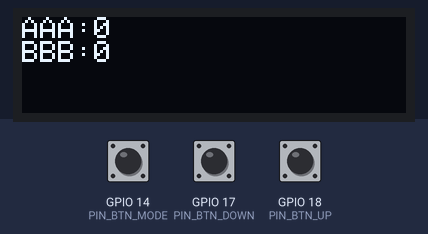
A sketch run on a simulated ESP32. Shown: 128×32 one-colour display. The test bench sets the inputs (shaded band); at power-on: GPIO 14 (PIN_BTN_MODE) HIGH, GPIO 17 (PIN_BTN_DOWN) HIGH, GPIO 18 (PIN_BTN_UP) HIGH.

Above: at 4.2 s.
4.3 s: GPIO 14 (PIN_BTN_MODE) pulled LOW for 3.2 s
At 8.1 s:
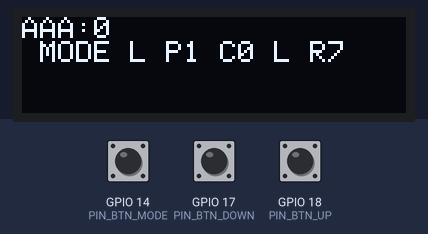
9.0 s: GPIO 17 (PIN_BTN_DOWN) pulled LOW for 3.2 s
At 12.8 s:
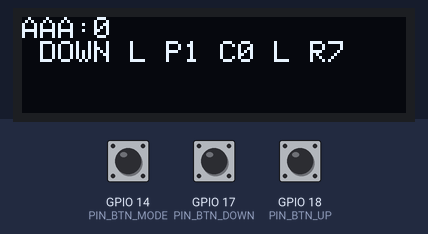
13.7 s: GPIO 18 (PIN_BTN_UP) pulled LOW for 0.15 s
At 15.4 s:
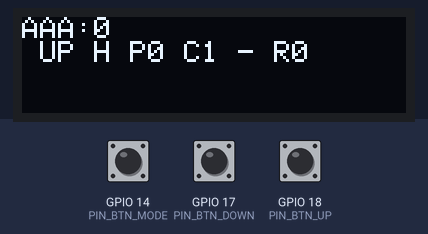
16.8 s: GPIO 14 (PIN_BTN_MODE) pulled LOW for 0.15 s
At 17.8 s:
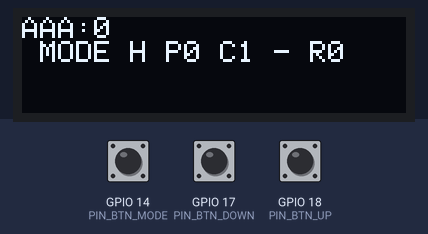
19.9 s: GPIO 17 (PIN_BTN_DOWN) pulled LOW for 0.15 s
At 21.3 s:
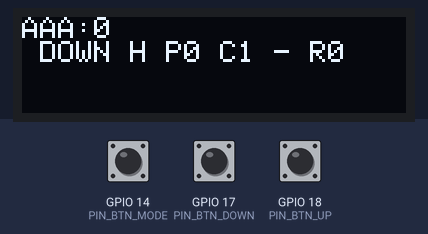
23.0 s: GPIO 18 (PIN_BTN_UP) pulled LOW for 3.2 s
At 27.1 s:
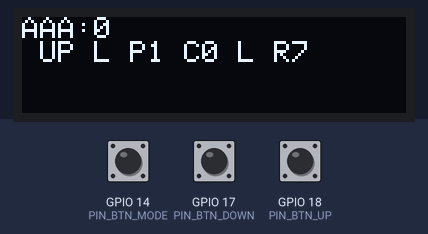
Timing chart, 0 to 28.6 s (numbered marks = the images above; inputs shaded):
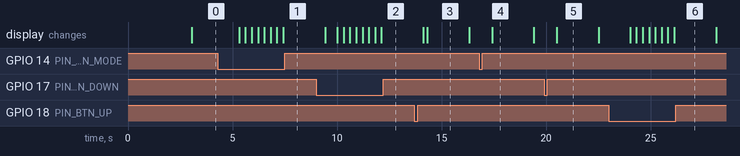

Measured:
- after the input at 4.3 s, the display: first changes after 1.0 s (image 1 shows a later state)
- after the input at 9.0 s, the display: first differs from a run without the input after 1.0 s (image 2 shows a later state)
- after the input at 13.7 s, the display: first differs from a run without the input after 0.61 s (image 3)
- after the input at 16.8 s, the display: changes after 0.61 s (image 4)
- after the input at 19.9 s, the display: changes after 0.61 s (image 5)
- after the input at 23.0 s, the display: first changes after 1.0 s (image 6 shows a later state)
- what the display in image 3 shows lasts 2.0 s, from 14.3 s to 16.3 s

The sketch:

test01.ino
```cpp
/*
 *
 */
#include <Arduino.h>
#include <esp32-hal-log.h>
#include "common.h"
#include "Button.h"

static int loopCount = 0;
CommonData_t commonData;  // see commo.h

constexpr int PIN_SDA = 8;
constexpr int PIN_SCL = 9;

constexpr int PIN_BTN_UP = 18;
constexpr int PIN_BTN_DOWN = 17;
constexpr int PIN_BTN_MODE = 14;

Button *btn_up, *btn_down, *btn_mode;
Button **Btn[] = {&btn_up, &btn_down, &btn_mode};

void IRAM_ATTR btn_intr_hdr(void *arg_btn) {
  Button *btn = static_cast<Button *>(arg_btn);
  static unsigned long __prev_ms = 0;
  unsigned long __cur_ms = millis();
  if ( __cur_ms - __prev_ms < Button::DEBOUNCE ) {
    return;
  }
  __prev_ms = __cur_ms;
  if ( ! btn->get() ) {
    return;
  }
  //log_d("btn->info.name=%s", btn->info.name);

  app_btn_intr_hdr(btn);
} // btn_intr_hdr()

void app_btn_intr_hdr(Button *btn) {
  //log_i("%s:%d", btn->get_name(), btn->get_value());
}

void setup() {
  Serial.begin(115200);
  for (int i=0; i < 15; i++) {
    delay(200);
    // Serial.println("AAA");
    log_i("Start:%d", i);
  }

  log_i("Btn size:%d", sizeof(Btn)/sizeof(Button **));
  btn_up = new Button("UP", PIN_BTN_UP, btn_intr_hdr);
  btn_down = new Button("DOWN", PIN_BTN_DOWN, btn_intr_hdr);
  btn_mode = new Button("MODE", PIN_BTN_MODE, btn_intr_hdr);

  Wire.setPins(PIN_SCL,PIN_SDA);
  Disp = new Display_t(DISPLAY_W, DISPLAY_H, &Wire, -1);
  Disp->DispBegin(DISPLAY_I2C_ADDR); // 0x3C in Display.h
  //delay(2000);
  Disp->setFont(NULL);
  Disp->setTextColor(WHITE, BLACK);
  Disp->setTextWrap(true);
  Disp->setRotation(0);
  Disp->clearDisplay();
  Disp->setCursor(0, 0);
  Disp->setTextSize(1);
  Disp->printf("AAA:%d\n", loopCount);
  Disp->printf("BBB:%d\n", loopCount);
  Disp->display();

}

void loop() {
  unsigned long cur_msec = millis();
  static unsigned long prev_btn_msec = 0;
  static constexpr unsigned long DISP_BTN_DELAY = 2000;

  if ( prev_btn_msec > 0 && cur_msec - prev_btn_msec > DISP_BTN_DELAY ) {
      Disp->setCursor(0, 1 * DISPLAY_CH_H);
      Disp->setTextSize(1);
      Disp->printf("%-21s", " ");
      Disp->display();

      prev_btn_msec = 0;
  }

  for (int i=0; i < sizeof(Btn)/sizeof(Button *); i++) {
    if ( (*Btn[i])->get() ) {
      String btn_info = (*Btn[i])->toString_short();
      log_i("%s", btn_info.c_str());

      Disp->setCursor(0, 1 * DISPLAY_CH_H);
      Disp->setTextSize(1);
      Disp->printf("%-21s", btn_info.c_str());
      Disp->display();
      prev_btn_msec = cur_msec;
    }
  }

  //log_i("loop:%d", loopCount);

  loopCount++;
  delayMicroseconds(1);
  //delayMicroseconds(3000000);
  //delay(3000);
}
```

Button.cpp
```cpp
// (licence header left out)
#include "Button.h"

/**
 *
 */
Button::Button(String name, uint8_t pin, void (*intr_hdr)(void *btn)) {
  if ( name.length() > BUTTON_NAME_SIZE ) {
    strcpy(this->info.name, name.substring(0, BUTTON_NAME_SIZE).c_str());
  } else {
    strcpy(this->info.name, name.c_str());
  }
  this->info.pin = pin;
  this->info.value = Button::OFF;
  this->info.prev_value = Button::OFF;
  this->info.press_start = 0;
  this->info.first_press_start = 0;
  this->info.push_count = 0;
  this->info.click_count = 0;
  this->info.long_pressed = false;
  this->info.repeat_count = 0;

  this->info.active = true;

  pinMode(this->info.pin, INPUT_PULLUP);

  if ( intr_hdr != NULL ) {
    uint8_t intrPin = digitalPinToInterrupt(this->info.pin);
    log_i("%s: intrPin=%d", this->info.name, intrPin);
    attachInterruptArg(intrPin, intr_hdr, this, CHANGE);
  }
} // Button::Button()

/**
 * return:
 *	true	changed
 *	false	to be ignored
 */
boolean Button::get() {
  unsigned long cur_msec = millis();
  boolean 	ret = false;

  if ( ! this->info.active ) {
    return false;
  }

  // Active
  this->info.prev_value = this->info.value;
  this->info.value = digitalRead(this->info.pin);
  this->info.click_count = 0;

  if ( this->info.value == Button::OFF ) {
    if ( this->info.push_count > 0 ){
      if ( cur_msec - this->info.first_press_start > CLICK_MSEC ) {
        // click count is detected
        this->info.click_count = this->info.push_count;
        this->info.push_count = 0;
        // log_i("[%s] click_count=%d", this->info.name, this->info.click_count);
        ret = true;
      }
    }

    // Released button then refresh some flags and do nothing any more
    this->info.press_start = 0;
    this->info.long_pressed = false;
    this->info.repeat_count = 0;

    if ( this->info.prev_value == Button::ON) {
      // Released now !
      // log_i("[%s] released", this->info.name);
      return true;
    }
    // if ( ret ) log_i("[%s] ret=%d", this->info.name, ret);
    return ret;
  }

  // this->info.value == Button::ON
  if ( this->info.prev_value == Button::OFF ) {
    // Pushed now !
    this->info.press_start = cur_msec;
    this->info.push_count++;
    if ( this->info.push_count == 1 ) {
      this->info.first_press_start = cur_msec;
    }
    // log_i("[%s] pushed", this->info.name);
    return true;
  }

  // check long pressed
  if ( ! this->info.long_pressed ) {
    if ( cur_msec - this->info.press_start > LONG_PRESS_MSEC ) {
      this->info.long_pressed = true;
      this->info.press_start = cur_msec;
      // log_i("[%s] long", this->info.name);
      return true;
    } else {
      // if ( ret ) log_i("[%s] ret=%d", this->info.name, ret);
      return ret;
    }
  }

  // long pressed .. check repeat
  if ( cur_msec - this->info.press_start > REPEAT_MSEC ) {
    this->info.repeat_count++;
    this->info.press_start = cur_msec;
    // log_i("[%s] repeat", this->info.name);
    return true;
  }

  // if ( ret ) log_i("[%s] ret=%d", this->info.name, ret);
  return ret;
} // Button::get()

/**
 *
 */
void Button::enable() {
  this->info.active = true;
} // Button::enable()

/**
 *
 */
void Button::disable() {
  this->info.active = false;
} // Button::disable()

/**
 *
 */
boolean Button::is_active() {
  return this->info.active;
} // Button::is_active()

/**
 *
 */
String Button::get_name() {
  return String(this->info.name);
} // Button::get_name()

/**
 *
 */
boolean Button::get_value() {
  return this->info.value;
} // Button::get_value()

/**
 *
 */
ButtonCount_t Button::get_push_count() {
  return this->info.push_count;
} // Button::get_push_count()

/**
 *
 */
ButtonCount_t Button::get_click_count() {
  return this->info.click_count;
} // Button::get_click_count()

/**
 *
 */
boolean Button::is_long_pressed() {
  return this->info.long_pressed;
} // Button::is_long_pressed()

/**
 *
 */
ButtonCount_t Button::get_repeat_count() {
  return this->info.repeat_count;
} // Button::get_repeat_count()

/** [static]
 *
 */
String Button::info2String(ButtonInfo_t *info, bool interrupted) {
  char buf[128];
  String intrString = interrupted ? "!" : " ";
  String valueString = info->value ? "H:OFF" : "L:ON ";
  String longPressedString = info->long_pressed ? "L" : "-";

  sprintf(buf, "%sBTN[%s:%d] %s P:%d C:%d %s R:%d",
          intrString.c_str(),
          info->name, info->pin,
          valueString.c_str(),
          info->push_count, info->click_count,
          longPressedString.c_str(), info->repeat_count);

  return String(buf);
} // Button::info2String()

/**
 *
 */
String Button::toString(bool interrupted) {
  return Button::info2String(&(this->info), interrupted);
} // Button::toString()

/** [static]
 *
 */
String Button::info2String_short(ButtonInfo_t *info, bool interrupted) {
  char buf[64];
  String intrString = interrupted ? "!" : " ";
  String valueString = info->value ? "H" : "L";
  String longPressedString = info->long_pressed ? "L" : "-";

  sprintf(buf, "%s%s %s P%d C%d %s R%d",
          intrString.c_str(),
          info->name,
          valueString.c_str(),
          info->push_count, info->click_count,
          longPressedString.c_str(), info->repeat_count);

  return String(buf);
} // Button::info2String()

/**
 *
 */
String Button::toString_short(bool interrupted) {
  return Button::info2String_short(&(this->info), interrupted);
} // Button::toString()
```

Button.h
```cpp
// (licence header left out)
#ifndef _BUTTON_H_
#define _BUTTON_H_
#include <Arduino.h>
#include <esp32-hal-log.h>

static const unsigned long BUTTON_NAME_SIZE = 16;

typedef uint8_t	ButtonCount_t;

/**
 *
 */
typedef struct {
  char name[BUTTON_NAME_SIZE + 1];
  uint8_t pin;
  bool active;
  bool value;
  bool prev_value;
  unsigned long first_press_start;
  unsigned long press_start;
  ButtonCount_t push_count;
  ButtonCount_t click_count;
  bool long_pressed;
  ButtonCount_t repeat_count;;
} ButtonInfo_t;

/**
 *
 */
class Button {
 public:
  static const unsigned long ON                 = LOW;
  static const unsigned long OFF                = HIGH;

  static const unsigned long DEBOUNCE        	=  100;
  static const unsigned long LONG_PRESS_MSEC 	= 1000;
  static const unsigned long REPEAT_MSEC     	=  300;
  static const unsigned long CLICK_MSEC		=  600;

  ButtonInfo_t info;

  Button(String name, uint8_t pin, void (*intr_hdr)(void *btn));

  bool get();

  void enable();
  void disable();
  bool is_active();

  String get_name();
  bool get_value();
  ButtonCount_t get_push_count();
  ButtonCount_t get_click_count();
  bool is_long_pressed();
  ButtonCount_t get_repeat_count();

  static String info2String(ButtonInfo_t *info, bool interrupted=false);
  static String info2String_short(ButtonInfo_t *info, bool interrupted=false);
  String toString(bool interrupted=false);
  String toString_short(bool interrupted=false);
};
#endif // _BUTTON_H_
```

Display.h
```cpp
// (licence header left out)
#ifndef _DISPLAY_H_
#define _DISPLAY_H_

#include <Adafruit_SSD1306.h>
#include <Adafruit_GFX.h>

typedef Adafruit_SSD1306 Display_t;
#define DispBegin(addr) begin(SSD1306_SWITCHCAPVCC, addr)

static constexpr uint8_t DISPLAY_I2C_ADDR = 0x3C;

static constexpr uint16_t DISPLAY_W = 128;
//static constexpr uint16_t DISPLAY_H = 64;
static constexpr uint16_t DISPLAY_H = 32;
static constexpr uint16_t DISPLAY_CH_W = 6;
static constexpr uint16_t DISPLAY_CH_H = 8;

#endif // _DISPLAY_H_
```

common.h
```cpp
// (licence header left out)
#ifndef _COMMON_H_
#define _COMMON_H_

#include <Arduino.h>
#include <vector>
#include <esp_system.h>
#include <esp32-hal-log.h>

#include "commonlib.h"
//#include "NetMgr.h"
//#include "Task_Ntp.h"
#include "Display.h"

#define VERSION_STR "0.02"

/*
typedef struct {
  NetMgrMode_t mode;
  uint8_t mac_addr[6];
  IPAddress ip_addr;
  String new_ssid;
  String ssid;
  String ap_ssid;
} NetMgrInfo_t;
*/

typedef struct {
  //  NetMgr* net_mgr;
  //  Task_Ntp* ntp;
  Display_t* disp;
} CommonData_t;

extern CommonData_t commonData;
#define Disp commonData.disp

#endif // _COMMON_H_
```

commonlib.cpp
```cpp
// (licence header left out)
#include "commonlib.h"

/**
 *
 */
uint8_t* get_mac_addr(uint8_t mac_addr[6]) {
  esp_read_mac(mac_addr, ESP_MAC_WIFI_STA);
  return mac_addr;
} // get_mac_addr()


/**
 *
 */
char* get_mac_addr_str(char mac_str[13]) {
  uint8_t mac_addr[6];

  get_mac_addr(mac_addr);
  sprintf(mac_str, "%02x%02x%02x%02x%02x%02x",
          mac_addr[0], mac_addr[1], mac_addr[2],
          mac_addr[3], mac_addr[4], mac_addr[5]);
  log_d("MacAddr=%s", mac_str);

  return mac_str;
} // get_mac_addr()

/**
 *
 */
String get_mac_addr_String() {
  char mac_str[13];

  return String(get_mac_addr_str(mac_str));
}


/**
 *
 */
void task_delay(uint32_t ms) {
  //vTaskDelay(ms / portTICK_PERIOD_MS);

  //XXX TBD: vTaskDelay()は不正確？？
  portTickType lastWakeTime = xTaskGetTickCount();
  vTaskDelayUntil( &lastWakeTime, ms / portTICK_PERIOD_MS );
} // task_delay()
```

commonlib.h
```cpp
// (licence header left out)
#ifndef _COMMONLIB_H_
#define _COMMONLIB_H_

#include <Arduino.h>
#include <esp_system.h>

uint8_t* get_mac_addr(uint8_t mac_addr[6]);
char*  get_mac_addr_str(char mac_str[13]);
String get_mac_addr_String();

void task_delay(uint32_t ms);

#endif // _COMMONLIB_H_
```
